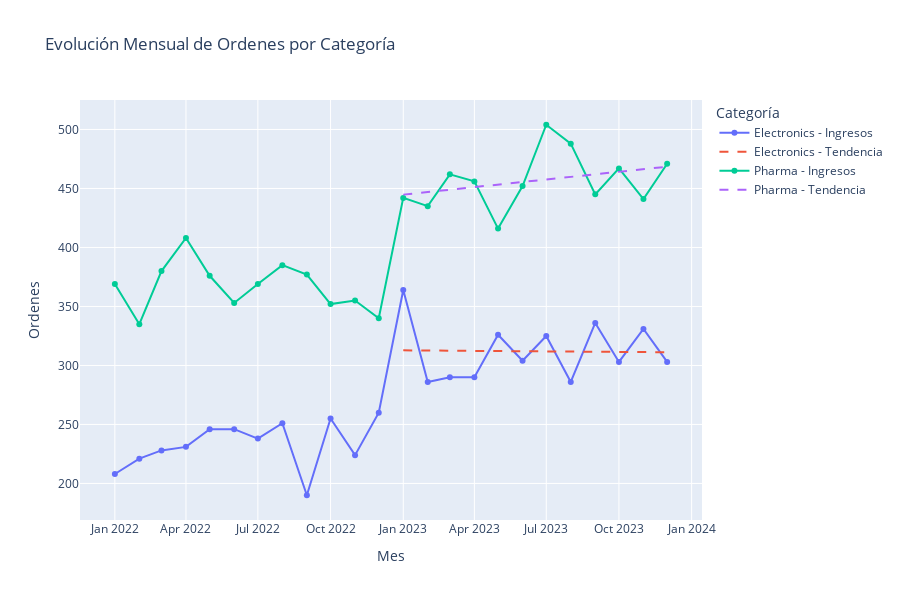

Notebook code cell kept with this figure:
### Markdown cell above
### Categoría - # de Ordenes

### Code cell
orders_cat = df.groupby(['month', 'product_category'])['order_id'].nunique().reset_index()

# Crear figura Plotly
fig = go.Figure()

for cat in orders_cat["product_category"].unique():
    subset = orders_cat[orders_cat["product_category"] == cat]

    # Línea de ingresos mensuales
    fig.add_trace(go.Scatter(
        x=subset["month"],
        y=subset["order_id"],
        mode="lines+markers",
        name=f"{cat} - Ingresos"
    ))

    # Línea de tendencia desde enero 2023
    subset_2023 = subset[subset["month"] >= "2023-01-01"]
    if len(subset_2023) >= 2:
        x_vals = subset_2023["month"].map(pd.Timestamp.toordinal)
        y_vals = subset_2023["order_id"]
        slope, intercept = np.polyfit(x_vals, y_vals, 1)
        trendline = slope * x_vals + intercept

        fig.add_trace(go.Scatter(
            x=subset_2023["month"],
            y=trendline,
            mode="lines",
            name=f"{cat} - Tendencia",
            line=dict(dash="dash")
        ))

# Layout
fig.update_layout(
    title="Evolución Mensual de Ordenes por Categoría",
    xaxis_title="Mes",
    yaxis_title="Ordenes",
    legend_title="Categoría",
    height=600
)

fig.show()
